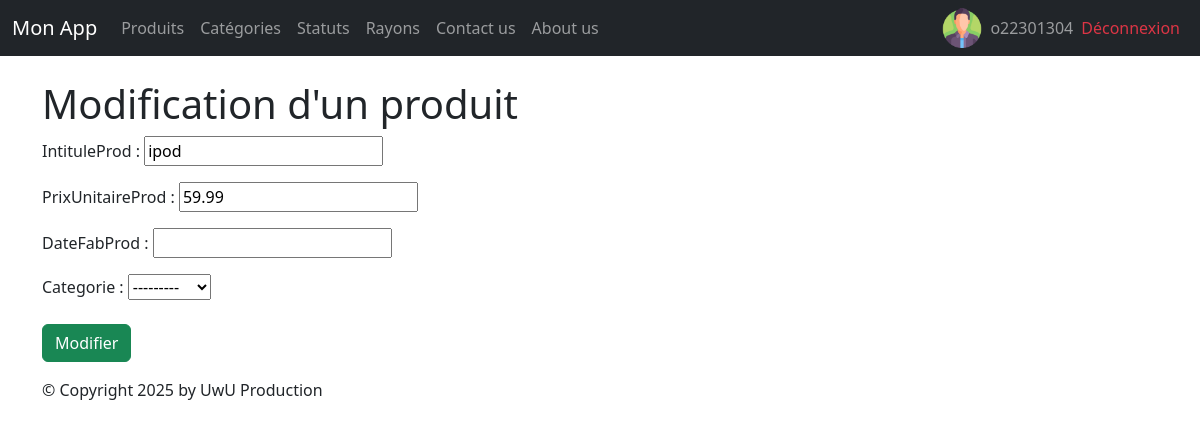
Page /monApp/produit/1/update/ (signed in) on the committed database.
### monApp/models.py (models this page shows, shortened)
class Produit(models.Model):
    refProd = models.AutoField(primary_key=True)
    intituleProd = models.CharField(max_length=200, unique=True)
    prixUnitaireProd = models.DecimalField(max_digits=10, decimal_places=2)
    dateFabProd = models.DateField(null=True, blank=True)
    categorie = models.ForeignKey(Categorie,
                                  on_delete=models.CASCADE,
                                  related_name="produits",
                                  null=True,
                                  blank=True)
    status = models.ForeignKey(Statut, on_delete=models.CASCADE, related_name="produits_status",null=True, blank=True)

### monApp/views/produit.py (the view, shortened to what this page needs)
# urls.py: path("produit/<pk>/update/",views.ProduitUpdateView.as_view(), name="prdt-chng"),
@method_decorator(login_required, name='dispatch')
class ProduitUpdateView(UpdateView):
    model = Produit
    form_class=ProduitForm
    template_name = "monApp/update_produit.html"
    def get_context_data(self, **kwargs):
        context = super().get_context_data(**kwargs)
        context['titre'] = "Modification d'un produit"
        return context

### monApp/forms.py
class ProduitForm(forms.ModelForm):
    class Meta:
        model = Produit
        fields = '__all__'
        exclude = ('status',)

### monApp/models.py (called while the page is built)
    def __str__(self):
        return self.nomCat

### monApp/templates/monApp/update_produit.html (shortened to what this page needs)
{% extends 'monApp/base.html' %}
{% block contenu %}
    <h1> {{ titre }} </h1>
    <form action="" method="post" >
        {{ form.as_p }}
        <button type="submit" class="btn btn-success mt-2">Modifier</button>
    </form>
{% endblock %}

### monApp/templates/monApp/base.html (shortened to what this page needs)
{% load static %}
<html>
    <head>
        {% block styles %}
            <link rel="stylesheet" href="{% static 'styles.css' %}" />
            {% load django_bootstrap5 %}
            {% bootstrap_css %}
        {% endblock %}
    </head>
    <body>
        {% block nav %}
            <nav class="navbar navbar-expand-md navbar-dark bg-dark mb-4">
    <div class="container-fluid">
        <a class="navbar-brand" href="{% url 'home' %}">Mon App</a>
        <div class="collapse navbar-collapse" id="navbarNav">
            <ul class="navbar-nav me-auto mb-2 mb-md-0">
                <li class="nav-item">
                    <a class="nav-link" href="{% url 'lst_prdts' %}">Produits</a>
                </li>
                <li class="nav-item">
                    <a class="nav-link" href="{% url 'categories' %}">Catégories</a>
                </li>
                <li class="nav-item">
                    <a class="nav-link" href="{% url 'statuts' %}">Statuts</a>
                </li>
                <li class="nav-item">
                    <a class="nav-link" href="{% url 'rayons' %}">Rayons</a>
                </li>
                <li class="nav-item">
                    <a class="nav-link" href="{% url 'contact' %}">Contact us</a>
                </li>
                <li class="nav-item">
                    <a class="nav-link" href="{% url 'about' %}">About us</a>
                </li>
            </ul>
            <ul class="navbar-nav ms-auto mb-2 mb-md-0">
                {% if user.is_authenticated %}
                    <li class="nav-item d-flex align-items-center">
                        <img src="{% static 'img/utilisateur.png' %}" alt="Description" width="40" height="40" class="me-2" />
                        <a class="nav-link p-0">{{ user.username }}</a>
                    </li>
                    <li class="nav-item d-flex align-items-center">
                        <a class="nav-link text-danger" href="{% url 'logout' %}">Déconnexion</a>
                    </li>
                {% endif %}
            </ul>
        </div>
    </div>
</nav>
        {% endblock %}
        <main role="main" class="container top-pushed">
            <div class="jumbotron">
                {% block contenu %}
                {% endblock %}
            </div>
        </main >
        <footer class="footer">
            <div class="container">
                <p>&copy; Copyright {% now "Y" %} by UwU Production</p>
            </div>
        </footer>
    </body>
</html>

### static/styles.css (style rules this page uses)
h1 { color:red }

### rows in the picture
Produit: intituleProd "ipod", prixUnitaireProd "59.99", categorie "---------"

### other values in the picture
{{ user.username }} "o22301304"
{{ titre }} "Modification d'un produit"
